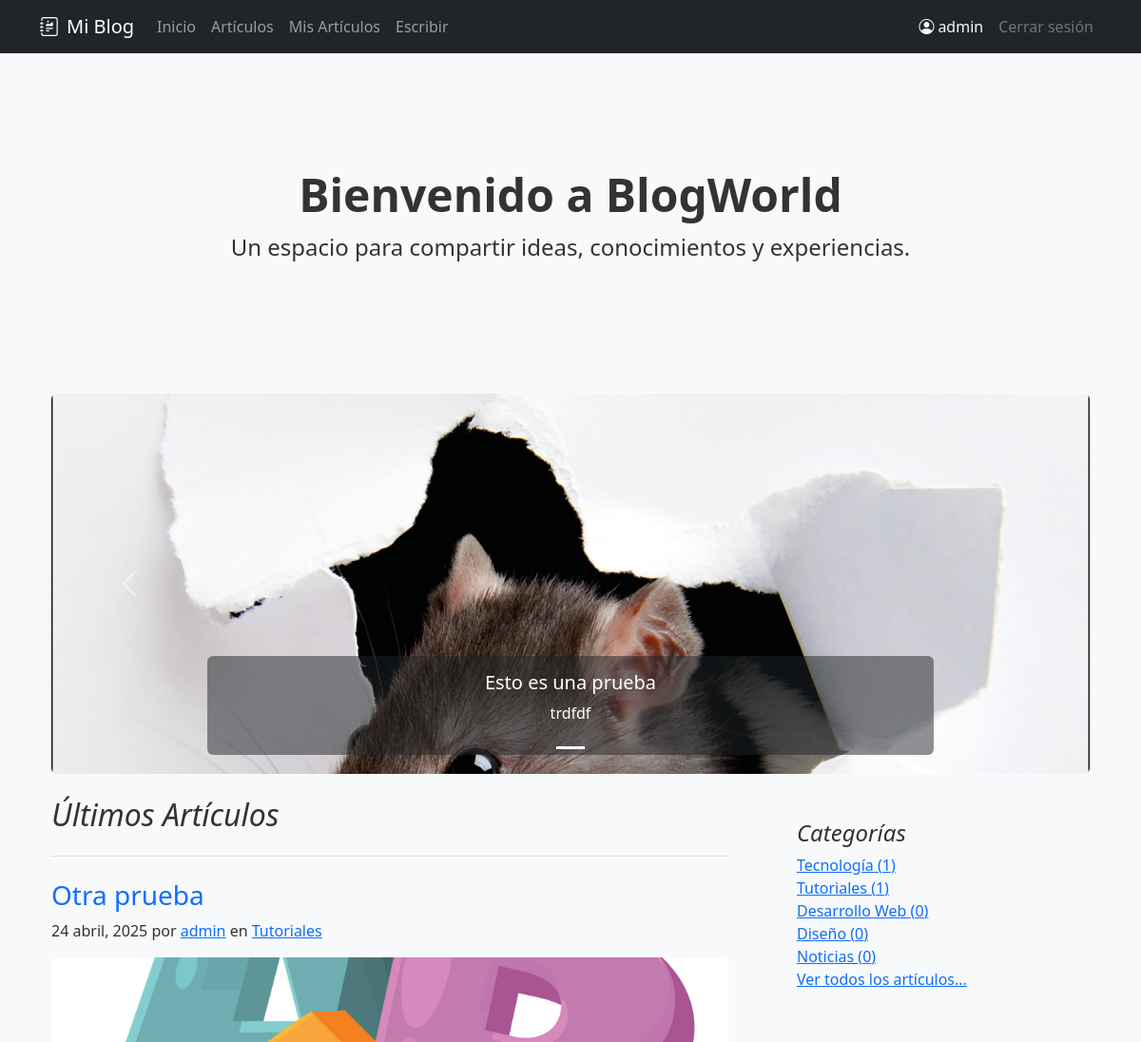
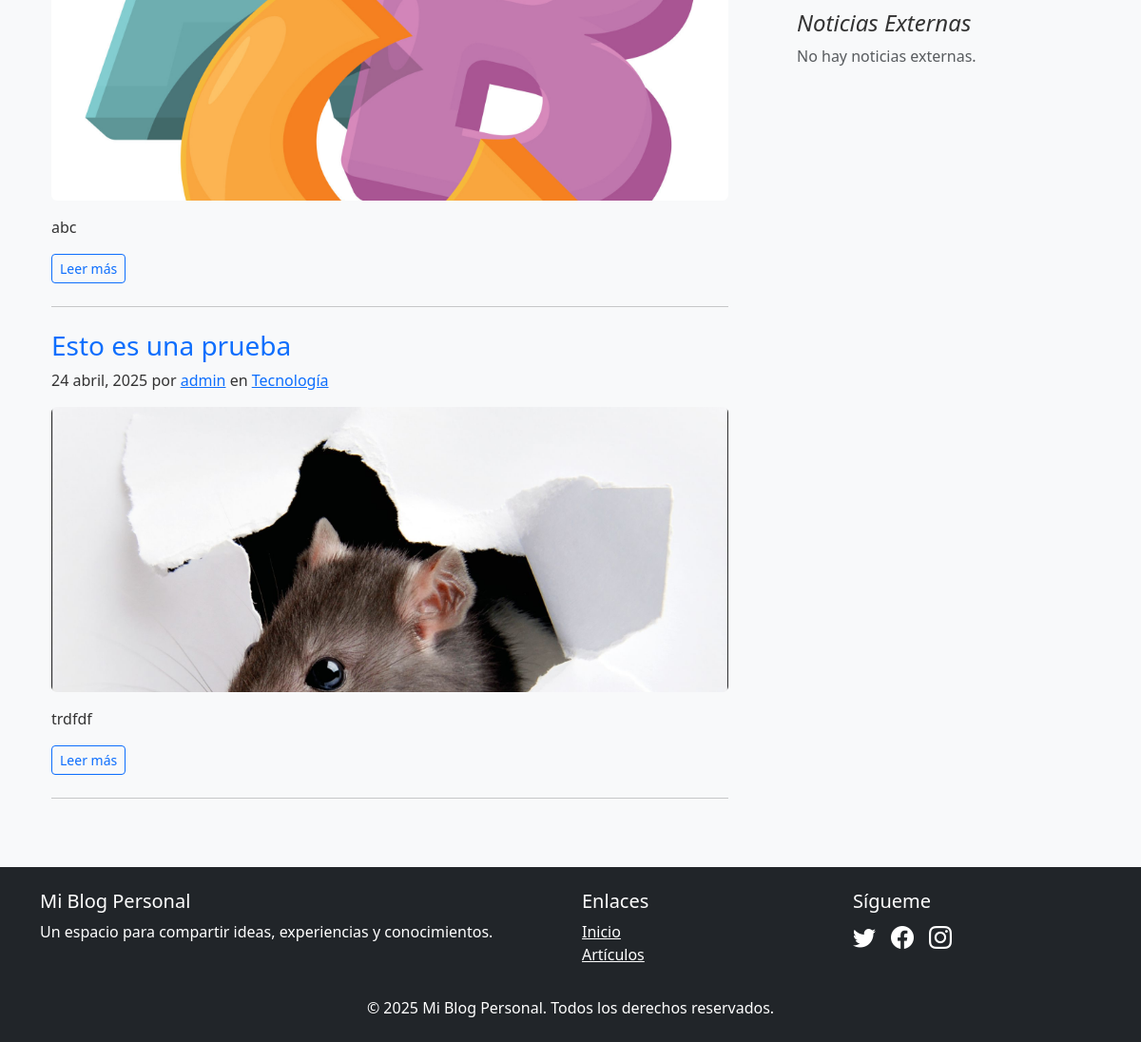
Screenshot of / (signed in) with the database file from the repository (2 pictures, top to bottom).
### app1/models.py (models this page shows, shortened)
class Post(models.Model):
    titulo = models.CharField(max_length=200)
    slug = models.SlugField(unique=True, max_length=200)
    contenido = RichTextField()
    extracto = models.TextField(max_length=300, blank=True)
    fecha_publicacion = models.DateTimeField(auto_now_add=True)
    ultima_modificacion = models.DateTimeField(auto_now=True)
    categoria = models.ForeignKey(Categoria, on_delete=models.CASCADE, related_name='posts')
    autor = models.ForeignKey(User, on_delete=models.CASCADE, related_name='posts')
    imagen_destacada = models.ImageField(upload_to='posts/', blank=True, null=True)
    publicado = models.BooleanField(default=True)
    destacado = models.BooleanField(default=False)
    class Meta:
        ordering = ['-fecha_publicacion']
        verbose_name_plural = "Posts"

class Categoria(models.Model):
    nombre = models.CharField(max_length=100)
    slug = models.SlugField(unique=True, max_length=100)
    descripcion = models.TextField(blank=True)
    class Meta:
        verbose_name_plural = "Categorías"

### app1/views.py (the view)
# urls.py: path('', views.home, name='home'),
def home(request):
    posts_destacados = Post.objects.filter(destacado=True, publicado=True)[:5]
    posts_recientes = Post.objects.filter(publicado=True)[:6]
    categorias = Categoria.objects.annotate(num_posts=Count('posts')).order_by('-num_posts')[:5]
    noticias_rss = get_rss_news()
    context = {
        'posts_destacados': posts_destacados,
        'posts_recientes': posts_recientes,
        'categorias': categorias,
        'noticias_rss': noticias_rss,  # Añade las noticias al contexto
    }
    return render(request, 'app1/home.html', context)

### app1/views.py (called while the page is built, shortened)
def get_rss_news():
    all_news_items = []
    for source_name, feed_url in RSS_FEEDS.items():
        try:
            feed = feedparser.parse(feed_url)
            if feed.bozo:
                logger.error(f"Error parsing feed from {source_name} ({feed_url}): {feed.bozo_exception}")
                continue
            count = 0
        except Exception as e:
            logger.error(f"Could not fetch or process feed from {source_name} ({feed_url}): {e}")
    return all_news_items

### app1/templates/app1/home.html (shortened to what this page needs)
{% extends 'app1/base.html' %}
{% load static %}
{% block content %}
<div class="container mt-4">
    <div class="p-5 mb-4 bg-light rounded-3 text-center">
        <div class="container-fluid py-5">
            <h1 class="display-5 fw-bold">Bienvenido a BlogWorld</h1>
            <p class="fs-4">Un espacio para compartir ideas, conocimientos y experiencias.</p>
        </div>
    </div>
    {% if posts_destacados %}
    <div id="featuredPostsCarousel" class="carousel slide mb-4" data-bs-ride="carousel">
        <div class="carousel-indicators">
            {% for post in posts_destacados %}
            <button type="button" data-bs-target="#featuredPostsCarousel" data-bs-slide-to="{{ forloop.counter0 }}" class="{% if forloop.first %}active{% endif %}" aria-current="{% if forloop.first %}true{% endif %}" aria-label="Slide {{ forloop.counter }}"></button>
            {% endfor %}
        </div>
        <div class="carousel-inner rounded">
            {% for post in posts_destacados %}
            <div class="carousel-item {% if forloop.first %}active{% endif %}">
                {% if post.imagen_destacada %}
                <img src="{{ post.imagen_destacada.url }}" class="d-block w-100" alt="{{ post.titulo }}" style="height: 400px; object-fit: cover;">
                {% else %}
                <div class="d-block w-100 bg-secondary" style="height: 400px;"></div>
                {% endif %}
                <div class="carousel-caption d-none d-md-block bg-dark bg-opacity-50 p-3 rounded">
                    <h5><a href="{% url 'app1:detalle_post' post.slug %}" class="text-white text-decoration-none">{{ post.titulo }}</a></h5>
                    <p>{{ post.extracto|truncatechars:100 }}</p>
                </div>
            </div>
            {% endfor %}
        </div>
        <button class="carousel-control-prev" type="button" data-bs-target="#featuredPostsCarousel" data-bs-slide="prev">
            <span class="carousel-control-prev-icon" aria-hidden="true"></span>
        </button>
        <button class="carousel-control-next" type="button" data-bs-target="#featuredPostsCarousel" data-bs-slide="next">
            <span class="carousel-control-next-icon" aria-hidden="true"></span>
        </button>
    </div>
    {% endif %}
    <div class="row g-5">
        <div class="col-md-8">
            <h2 class="pb-4 mb-4 fst-italic border-bottom">
                Últimos Artículos
            </h2>
            {% if posts_recientes %}
                {% for post in posts_recientes %}
                <article class="blog-post mb-4">
                    <h3 class="blog-post-title"><a href="{% url 'app1:detalle_post' post.slug %}" class="text-decoration-none">{{ post.titulo }}</a></h3>
                    <p class="blog-post-meta">{{ post.fecha_publicacion|date:"d F, Y" }} por <a href="#">{{ post.autor.username }}</a> en <a href="{% url 'app1:posts_por_categoria' post.categoria.slug %}">{{ post.categoria.nombre }}</a></p>
                    {% if post.imagen_destacada %}
                        <img src="{{ post.imagen_destacada.url }}" class="img-fluid rounded mb-3" alt="{{ post.titulo }}" style="max-height: 300px; width: 100%; object-fit: cover;">
                    {% endif %}
                    <p>{{ post.extracto }}</p>
                    <a href="{% url 'app1:detalle_post' post.slug %}" class="btn btn-outline-primary btn-sm">Leer más</a>
                </article>
                <hr class="my-4">
                {% endfor %}
            {% else %}
                <p>Aún no hay artículos publicados.</p>
            {% endif %}
        </div>
        <div class="col-md-4">
            <div class="position-sticky" style="top: 2rem;">
                <div class="p-4 mb-3 bg-light rounded">
                    <h4 class="fst-italic">Categorías</h4>
                    {% if categorias %}
                        <ul class="list-unstyled mb-0">
                            {% for cat in categorias %}
                                <li><a href="{% url 'app1:posts_por_categoria' cat.slug %}">{{ cat.nombre }} ({{ cat.num_posts }})</a></li>
                            {% endfor %}
                             <li><a href="{% url 'app1:lista_posts' %}">Ver todos los artículos...</a></li>
                        </ul>
                    {% else %}
                        <p class="text-muted">No hay categorías.</p>
                    {% endif %}
                </div>
                 <div class="p-4">
                    <h4 class="fst-italic">Noticias Externas</h4>
                     {% if noticias_rss %}
                        <ul class="list-unstyled">
                             {% for item in noticias_rss|slice:":5" %}
                                <li>
                                    <a href="{{ item.link }}" target="_blank" rel="noopener noreferrer" class="d-flex flex-column flex-lg-row gap-3 align-items-start align-items-lg-center py-3 link-body-emphasis text-decoration-none border-top">
                                        {% if item.image %}
                                            <img src="{{ item.image }}" alt="" width="100" height="75" class="bd-placeholder-img rounded" style="object-fit: cover;">
                                        {% else %}
                                             <svg class="bd-placeholder-img rounded" width="100" height="75" xmlns="http://www.w3.org/2000/svg" aria-hidden="true" preserveAspectRatio="xMidYMid slice" focusable="false"><rect width="100%" height="100%" fill="#eee"></rect><text x="50%" y="50%" fill="#aaa" dy=".3em" text-anchor="middle" font-size="0.8rem">Imagen</text></svg>
                                        {% endif %}
                                        <div class="col-lg-8">
                                            <h6 class="mb-0">{{ item.title|truncatechars:60 }}</h6>
                                            <small class="text-body-secondary">{{ item.source }}</small>
                                        </div>
                                    </a>
                                </li>
                            {% endfor %}
                        </ul>
                     {% else %}
                        <p class="text-muted">No hay noticias externas.</p>
                     {% endif %}
                </div>
            </div>
        </div>
    </div>
</div>
{% endblock %}

### app1/templates/app1/base.html (shortened to what this page needs)
<!DOCTYPE html>
<html lang="es">
<head>
    <link href="https://cdn.jsdelivr.net/npm/bootstrap@5.3.0/dist/css/bootstrap.min.css" rel="stylesheet">
    <link rel="stylesheet" href="https://cdn.jsdelivr.net/npm/bootstrap-icons@1.11.0/font/bootstrap-icons.css">
    {% load static %}
    <link rel="stylesheet" href="{% static 'app1/css/styles.css' %}">
</head>
<body>
    <nav class="navbar navbar-expand-lg navbar-dark bg-dark mb-4">
        <div class="container">
            <a class="navbar-brand" href="{% url 'app1:home' %}">
                <i class="bi bi-journal-richtext me-2"></i>Mi Blog
            </a>
            <div class="collapse navbar-collapse" id="navbarNav">
                <ul class="navbar-nav me-auto">
                    <li class="nav-item">
                        <a class="nav-link" href="{% url 'app1:home' %}">Inicio</a>
                    </li>
                    <li class="nav-item">
                        <a class="nav-link" href="{% url 'app1:lista_posts' %}">Artículos</a>
                    </li>
                    {% if user.is_authenticated %}
                    <li class="nav-item">
                        <a class="nav-link" href="{% url 'app1:mis_posts' %}">Mis Artículos</a>
                    </li>
                    <li class="nav-item">
                        <a class="nav-link" href="{% url 'app1:nuevo_post' %}">Escribir</a>
                    </li>
                    {% endif %}
                </ul>
                <div class="navbar-nav">
                    {% if user.is_authenticated %}
                    <span class="nav-item nav-link text-light">
                        <i class="bi bi-person-circle me-1"></i>{{ user.username }}
                    </span>
                    <form method="post" action="{% url 'logout' %}" class="d-inline">
                        <button type="submit" class="nav-link btn btn-link text-secondary">Cerrar sesión</button>
                    </form>
                    {% else %}
                    <a class="nav-link" href="{% url 'login' %}">Iniciar sesión</a>
                    <a class="nav-link" href="{% url 'register' %}">Registrarse</a>
                    {% endif %}
                </div>
            </div>
        </div>
    </nav>
    <div class="container">
        {% block content %}
        {% endblock %}
    </div>
    <footer class="mt-5 py-4 bg-dark text-white">
        <div class="container">
            <div class="row">
                <div class="col-md-6">
                    <h5>Mi Blog Personal</h5>
                    <p>Un espacio para compartir ideas, experiencias y conocimientos.</p>
                </div>
                <div class="col-md-3">
                    <h5>Enlaces</h5>
                    <ul class="list-unstyled">
                        <li><a href="{% url 'app1:home' %}" class="text-white">Inicio</a></li>
                        <li><a href="{% url 'app1:lista_posts' %}" class="text-white">Artículos</a></li>
                    </ul>
                </div>
                <div class="col-md-3">
                    <h5>Sígueme</h5>
                    <div class="d-flex gap-3 fs-4">
                        <a href="#" class="text-white"><i class="bi bi-twitter"></i></a>
                        <a href="#" class="text-white"><i class="bi bi-facebook"></i></a>
                        <a href="#" class="text-white"><i class="bi bi-instagram"></i></a>
                    </div>
                </div>
            </div>
            <div class="text-center mt-3">
                <p class="mb-0">© {% now "Y" %} Mi Blog Personal. Todos los derechos reservados.</p>
            </div>
        </div>
    </footer>
</body>
</html>

### app1/static/app1/css/styles.css (style rules this page uses)
body { background-color: #f8f9fa; color: #333; }

### rows the page displays
Post: imagen_destacada (picture), titulo "Esto es una prueba", extracto "trdfdf", fecha_publicacion "24 abril, 2025", autor.username "admin", categoria.nombre "Tecnología"
Post: titulo "Otra prueba", fecha_publicacion "24 abril, 2025", autor.username "admin", categoria.nombre "Tutoriales", imagen_destacada (picture), extracto "abc"
Categoria: nombre "Tecnología", num_posts "1"
Categoria: nombre "Tutoriales", num_posts "1"
Categoria: nombre "Desarrollo Web", num_posts "0"
Categoria: nombre "Diseño", num_posts "0"
Categoria: nombre "Noticias", num_posts "0"

### other values shown
{{ user.username }} "admin"
